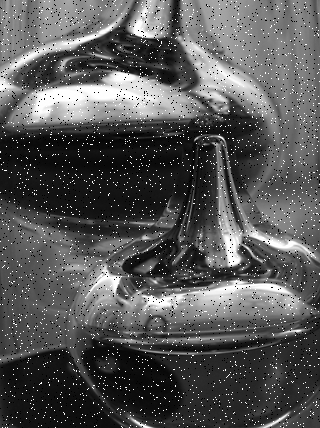
//> input picture project_hw2/test_img/noise_image.png, 320 x 428 px
$ ./main   (built with g++ and OpenCV 4)
//> lines starting //> are read from the running program, lines starting //| are printed output that depends on the picture; after the words box and inside, x2 and y2 are one past the last pixel; in counts of white or black regions, pixels touching at a corner belong together
//> further down, noise_img is the input picture: 428 rows x 320 cols, CV_8UC3; min 0, max 255, mean 86.8
### project_hw2/include/func.h
#ifndef FUNC_H
#define FUNC_H
#include <opencv2/opencv.hpp>
#include <vector>

void applyMeanFilter(const cv::Mat& input, cv::Mat& output, int kernel_size = 3);
void applyMedianFilter(const cv::Mat& input, cv::Mat& output, int kernel_size = 3);
void drawHistogram(const cv::Mat& input, const std::string& filename);

#endif

### project_hw2/func.cpp
#include "func.h"
#include <vector>
#include <iostream>
#include <algorithm>
#include <string>

void applyMeanFilter(const cv::Mat& input, cv::Mat& output, int kernel_size) {
//> called with kernel_size = 5
    if (kernel_size <= 0) return;
    if (kernel_size % 2 == 0) kernel_size++;
    int radius = kernel_size / 2;
    int kernel_area = kernel_size * kernel_size;

    output.create(input.size(), input.type());

    int rows = input.rows;
//> rows = 428
    int cols = input.cols;
//> cols = 320
    int channels = input.channels();
//> channels = 3

    for (int i = 0; i < rows; ++i) {
        for (int j = 0; j < cols; ++j) {
            for (int c = 0; c < channels; ++c) {
                long sum = 0;

                for (int ky = -radius; ky <= radius; ++ky) {
                    for (int kx = -radius; kx <= radius; ++kx) {
                        int py = std::max(0, std::min(rows - 1, i + ky));
                        int px = std::max(0, std::min(cols - 1, j + kx));

                        sum += input.data[(py * cols + px) * channels + c];
                    }
                }
                output.data[(i * cols + j) * channels + c] = static_cast<uchar>(sum / kernel_area);
            }
        }
    }
}

static void merge(std::vector<int>& arr, int l, int m, int r) {
    int n1 = m - l + 1;
    int n2 = r - m;
    std::vector<int> L(n1), R(n2);
    for (int i = 0; i < n1; i++) L[i] = arr[l + i];
    for (int j = 0; j < n2; j++) R[j] = arr[m + 1 + j];
    int i = 0, j = 0, k = l;
    while (i < n1 && j < n2) {
        if (L[i] <= R[j]) arr[k++] = L[i++];
        else arr[k++] = R[j++];
    }
    while (i < n1) arr[k++] = L[i++];
    while (j < n2) arr[k++] = R[j++];
}

static void mergeSortInternal(std::vector<int>& arr, int l, int r) {
    if (l < r) {
        int m = l + (r - l) / 2;
        mergeSortInternal(arr, l, m);
        mergeSortInternal(arr, m + 1, r);
        merge(arr, l, m, r);
    }
}

// 2. Median Filter
void applyMedianFilter(const cv::Mat& input, cv::Mat& output, int kernel_size) {
//> called with kernel_size = 5
    if (kernel_size <= 0) return;
    if (kernel_size % 2 == 0) kernel_size++;

    int radius = kernel_size / 2;
    int total_pixels = kernel_size * kernel_size;

    output.create(input.size(), input.type());

    int rows = input.rows;
//> rows = 428
    int cols = input.cols;
//> cols = 320
    int channels = input.channels();
//> channels = 3

    for (int i = 0; i < rows; ++i) {
        for (int j = 0; j < cols; ++j) {
            for (int c = 0; c < channels; ++c) {
                std::vector<int> window;
                window.reserve(total_pixels);

                for (int ky = -radius; ky <= radius; ++ky) {
                    for (int kx = -radius; kx <= radius; ++kx) {
                        int py = std::max(0, std::min(rows - 1, i + ky));
                        int px = std::max(0, std::min(cols - 1, j + kx));

                        int pixel_val = input.data[(py * cols + px) * channels + c];
                        window.push_back(pixel_val);
                    }
                }

                mergeSortInternal(window, 0, total_pixels - 1);
                output.data[(i * cols + j) * channels + c] = static_cast<uchar>(window[total_pixels / 2]);
            }
        }
    }
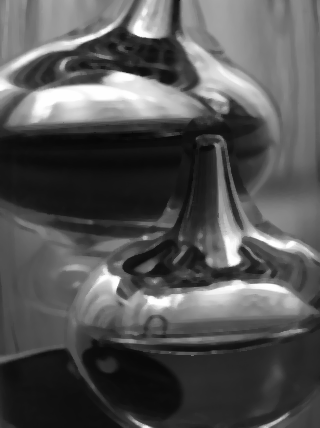
//> output: 428 rows x 320 cols, CV_8UC3; min 7, max 254, mean 84.3
}

// 3. Draw Histogram
void drawHistogram(const cv::Mat& input, const std::string& filename) {
//> called with filename = "noise_image_his"
    // 1. 設定畫布尺寸與邊界
    const int canvas_w = 600;
    const int canvas_h = 600;
    const int margin = 75; // 四周預留 50 像素畫座標軸
    const int draw_w = canvas_w - 2 * margin;
    const int draw_h = canvas_h - 2 * margin;

    // 建立白色背景畫布
    cv::Mat canvas(canvas_h, canvas_w, CV_8UC3, cv::Scalar(255, 255, 255));

    // Calculate histogram data
    std::vector<int> histData(256, 0);
    for (int r = 0; r < input.rows; ++r) {
        for (int c = 0; c < input.cols; ++c) {
            uchar val = input.at<uchar>(r, c);
            histData[val]++;
        }
    }
//> after the loop, histData = 256 values, max 4760 at index 19, min 0 at index 1, mean 535

    // 2. 取得統計最大值以進行正規化
    int max_val = *std::max_element(histData.begin(), histData.end());
//> max_val = 4760
    if (max_val == 0) max_val = 1; // 防止除以零

    // 3. 繪製座標軸 (L 型線條)
    // Y 軸
    cv::line(canvas, cv::Point(margin, margin), cv::Point(margin, canvas_h - margin), cv::Scalar(0, 0, 0), 2);
//> canvas: 600 rows x 600 cols, CV_8UC3; 99.6% white; 1 black region, box (x1, y1, x2, y2) and area: (74, 74, 77, 527) 1355
    // X 軸
    cv::line(canvas, cv::Point(margin, canvas_h - margin), cv::Point(canvas_w - margin, canvas_h - margin), cv::Scalar(0, 0, 0), 2);
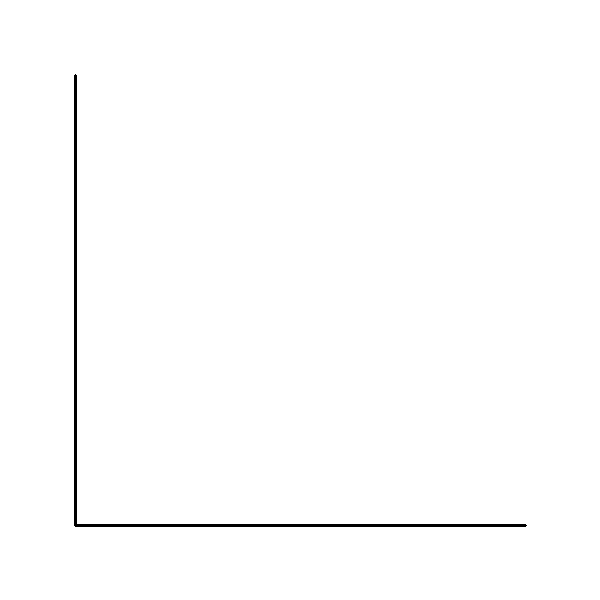
//> canvas: 600 rows x 600 cols, CV_8UC3; 99.2% white; 1 black region, box (x1, y1, x2, y2) and area: (74, 74, 527, 527) 2704

    // 4. 繪製直方圖長條
    double bin_w = (double)draw_w / 256;
    for (int i = 0; i < 256; i++) {
        int bar_h = (int)((double)histData[i] / max_val * draw_h);

        // 計算長條的左上角與右下角座標
        cv::Point pt1(margin + (int)(i * bin_w), canvas_h - margin - bar_h);
        cv::Point pt2(margin + (int)((i + 1) * bin_w), canvas_h - margin);

        // 使用藍色填充
        cv::rectangle(canvas, pt1, pt2, cv::Scalar(200, 100, 0), -1);
    }
//> this loop made 256 passes
//> (bar_h, pt1) on passes 1 to 3: (343, Point(75, 182)), (0, Point(76, 525)), (0, Point(78, 525))
//> canvas: 600 rows x 600 cols, CV_8UC3; 6.76% of pixels changed, all inside (x1, y1, x2, y2) = (75, 75, 526, 526)

    // 5. 加入文字標籤與刻度
    // X 軸標籤
    cv::putText(canvas, "0", cv::Point(margin - 5, canvas_h - margin + 20),
                cv::FONT_HERSHEY_SIMPLEX, 0.5, cv::Scalar(0, 0, 0), 1);
//> canvas: 600 rows x 600 cols, CV_8UC3; mean B, G, R 250.5, 243.7, 236.9
    cv::putText(canvas, "255", cv::Point(margin + draw_w - 15, canvas_h - margin + 20),
                cv::FONT_HERSHEY_SIMPLEX, 0.5, cv::Scalar(0, 0, 0), 1);
//> canvas: 600 rows x 600 cols, CV_8UC3; mean B, G, R 250.4, 243.6, 236.9
    cv::putText(canvas, "Pixel Value", cv::Point(canvas_w / 2 - 40, canvas_h - 10),
                cv::FONT_HERSHEY_SIMPLEX, 0.5, cv::Scalar(0, 0, 0), 1);
//> canvas: 600 rows x 600 cols, CV_8UC3; mean B, G, R 250.3, 243.5, 236.7

    // Y 軸標籤與輔助線 (每 20% 增加標籤與虛線)
    for (int i = 1; i <= 5; i++) {
        double ratio = i * 0.2;
        int val = (int)(max_val * ratio);
        int y = canvas_h - margin - (int)(ratio * draw_h);

        // 繪製水平虛線
        for (int x = margin; x < canvas_w - margin; x += 10) {
            cv::line(canvas, cv::Point(x, y), cv::Point(std::min(x + 5, canvas_w - margin), y), cv::Scalar(200, 200, 200), 1);
        }

        // Y 軸數值標籤
        cv::putText(canvas, std::to_string(val), cv::Point(5, y + 5),
                    cv::FONT_HERSHEY_SIMPLEX, 0.4, cv::Scalar(100, 100, 100), 1);
    }
//> this loop made 5 passes
//> val on passes 1 to 5: 952, 1904, 2856, 3808, 4760
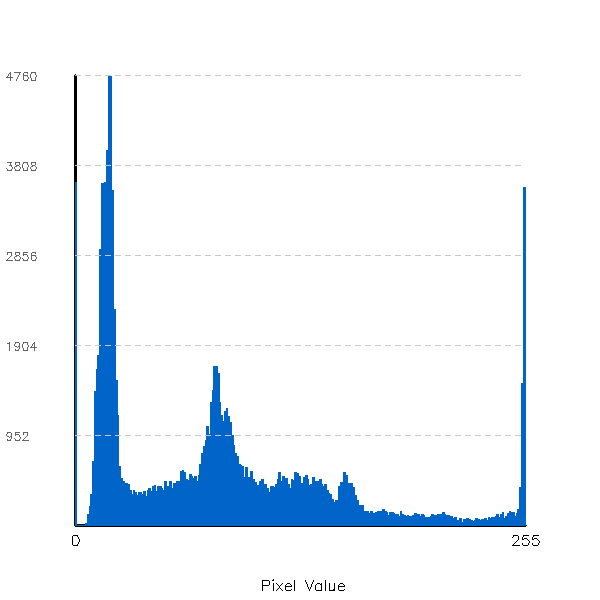
//> canvas: 600 rows x 600 cols, CV_8UC3; mean B, G, R 249.9, 243.2, 236.4
    cv::putText(canvas, "Count", cv::Point(5, margin - 20),
                cv::FONT_HERSHEY_SIMPLEX, 0.5, cv::Scalar(0, 0, 0), 1);
//> canvas: 600 rows x 600 cols, CV_8UC3; 97 pixels changed, all inside (x1, y1, x2, y2) = (7, 45, 50, 56)
    std::string outputPath = "project_hw2/result_img/" + filename + ".png";
    cv::imwrite(outputPath, canvas);
    std::cout << "Saved histogram plot: " << outputPath << std::endl;
}

### project_hw2/main.cpp
#include <iostream>
#include <opencv2/opencv.hpp>
#include "func.h"
#include <vector>

int main() {
    // Read Image
    cv::Mat noise_img = cv::imread("project_hw2/test_img/noise_image.png");

    if (noise_img.empty()) {
        noise_img = cv::imread("test_img/noise_image.png");
    }

    if (noise_img.empty()) {
        std::cerr << "Error: Could not find noise_image.png in test_img/" << std::endl;
        return -1;
    }

    std::cout << "--- Processing ---" << std::endl;

    // 1. Mean Filter
    cv::Mat output1;
    applyMeanFilter(noise_img, output1, 5);
    cv::imwrite("project_hw2/result_img/output1.png", output1);
    std::cout << "1. Mean Filter Done. Saved as result_img/output1.png" << std::endl;

    // 2. Median Filter
    cv::Mat output2;
    applyMedianFilter(noise_img, output2, 5);
    cv::imwrite("project_hw2/result_img/output2.png", output2);
    std::cout << "2. Median Filter Done. Saved as result_img/output2.png" << std::endl;

    // 3. Image Histograms Verification
    drawHistogram(noise_img, "noise_image_his");
    drawHistogram(output1, "output1_his");
//> call 2 of drawHistogram, with filename = "output1_his"
//> after the loop in drawHistogram (call 2), `for (int r = 0; r < input.rows; ++r)`: histData = 256 values, max 2899 at index 19, min 0 at index 0, mean 535
//> in drawHistogram (call 2), `int max_val = *std::max_element(histData.begin(), histData.end());`: max_val = 2899
//> the loop in drawHistogram (call 2), `for (int i = 0; i < 256; i++)` made 256 passes
//> (bar_h, pt1) on passes 1 to 3: (0, Point(75, 525)), (0, Point(76, 525)), (0, Point(78, 525))
//> in drawHistogram (call 2), `cv::putText(canvas, "0", cv::Point(margin - 5, canvas_h - margin + 20)..`: canvas: 600 rows x 600 cols, CV_8UC3; mean B, G, R 247.7, 236.9, 226.1
//> in drawHistogram (call 2), `cv::putText(canvas, "255", cv::Point(margin + draw_w - 15, canvas_h - ..`: canvas: 600 rows x 600 cols, CV_8UC3; mean B, G, R 247.7, 236.9, 226
//> in drawHistogram (call 2), `cv::putText(canvas, "Pixel Value", cv::Point(canvas_w / 2 - 40, canvas..`: canvas: 600 rows x 600 cols, CV_8UC3; mean B, G, R 247.6, 236.7, 225.9
//> the loop in drawHistogram (call 2), `for (int i = 1; i <= 5; i++)` made 5 passes
//> val on passes 1 to 5: 579, 1159, 1739, 2319, 2899
//> after the loop in drawHistogram (call 2), `for (int i = 1; i <= 5; i++)`:
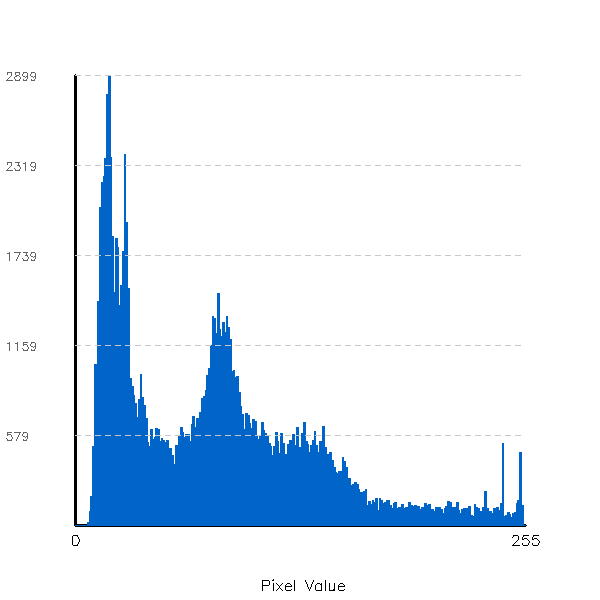
//> canvas: 600 rows x 600 cols, CV_8UC3; mean B, G, R 247.2, 236.4, 225.7
    drawHistogram(output2, "output2_his");
//> call 3 of drawHistogram, with filename = "output2_his"
//> after the loop in drawHistogram (call 3), `for (int r = 0; r < input.rows; ++r)`: histData = 256 values, max 5543 at index 20, min 0 at index 0, mean 535
//> in drawHistogram (call 3), `int max_val = *std::max_element(histData.begin(), histData.end());`: max_val = 5543
//> the loop in drawHistogram (call 3), `for (int i = 0; i < 256; i++)` made 256 passes
//> in drawHistogram (call 3), `cv::putText(canvas, "0", cv::Point(margin - 5, canvas_h - margin + 20)..`: canvas: 600 rows x 600 cols, CV_8UC3; mean B, G, R 250.5, 244.6, 238.8
//> in drawHistogram (call 3), `cv::putText(canvas, "255", cv::Point(margin + draw_w - 15, canvas_h - ..`: canvas: 600 rows x 600 cols, CV_8UC3; mean B, G, R 250.4, 244.6, 238.7
//> in drawHistogram (call 3), `cv::putText(canvas, "Pixel Value", cv::Point(canvas_w / 2 - 40, canvas..`:
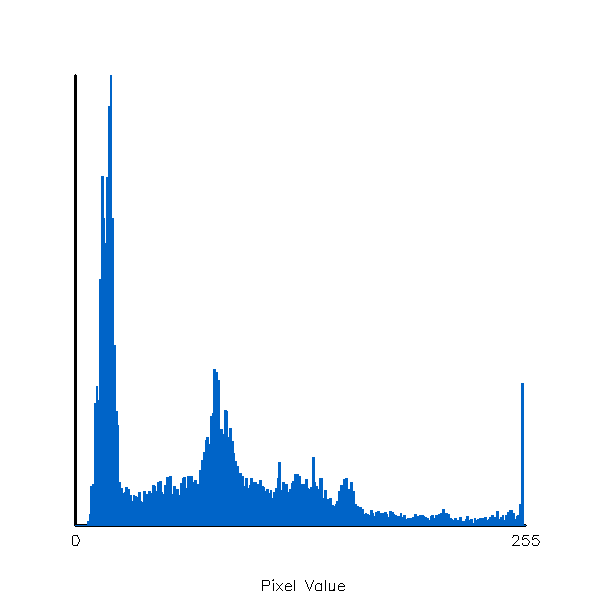
//> canvas: 600 rows x 600 cols, CV_8UC3; mean B, G, R 250.3, 244.5, 238.6
//> the loop in drawHistogram (call 3), `for (int i = 1; i <= 5; i++)` made 5 passes
//> val on passes 1 to 5: 1108, 2217, 3325, 4434, 5543
//> pass 1, in drawHistogram (call 3), `cv::putText(canvas, std::to_string(val), cv::Point(5, y + 5), cv::FONT..`:
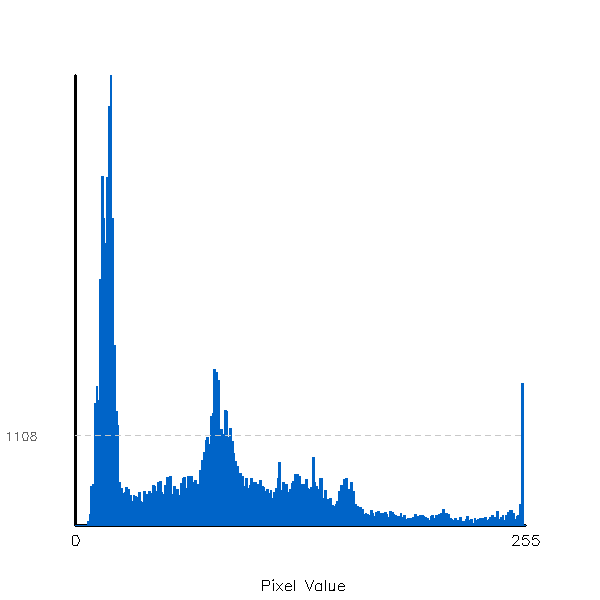
//> canvas: 600 rows x 600 cols, CV_8UC3; 0.1% of pixels changed, all inside (x1, y1, x2, y2) = (7, 432, 521, 441)
//> after the loop in drawHistogram (call 3), `for (int i = 1; i <= 5; i++)`:
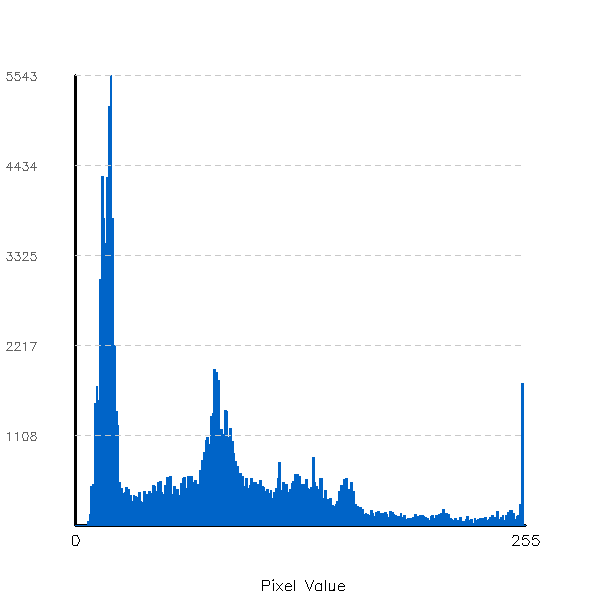
//> canvas: 600 rows x 600 cols, CV_8UC3; mean B, G, R 249.9, 244.1, 238.3
    std::cout << "3. Histagrams Image Done." << std::endl;

    std::cout << "\n--- All Filter Tasks Finished ---" << std::endl;
    return 0;
}
